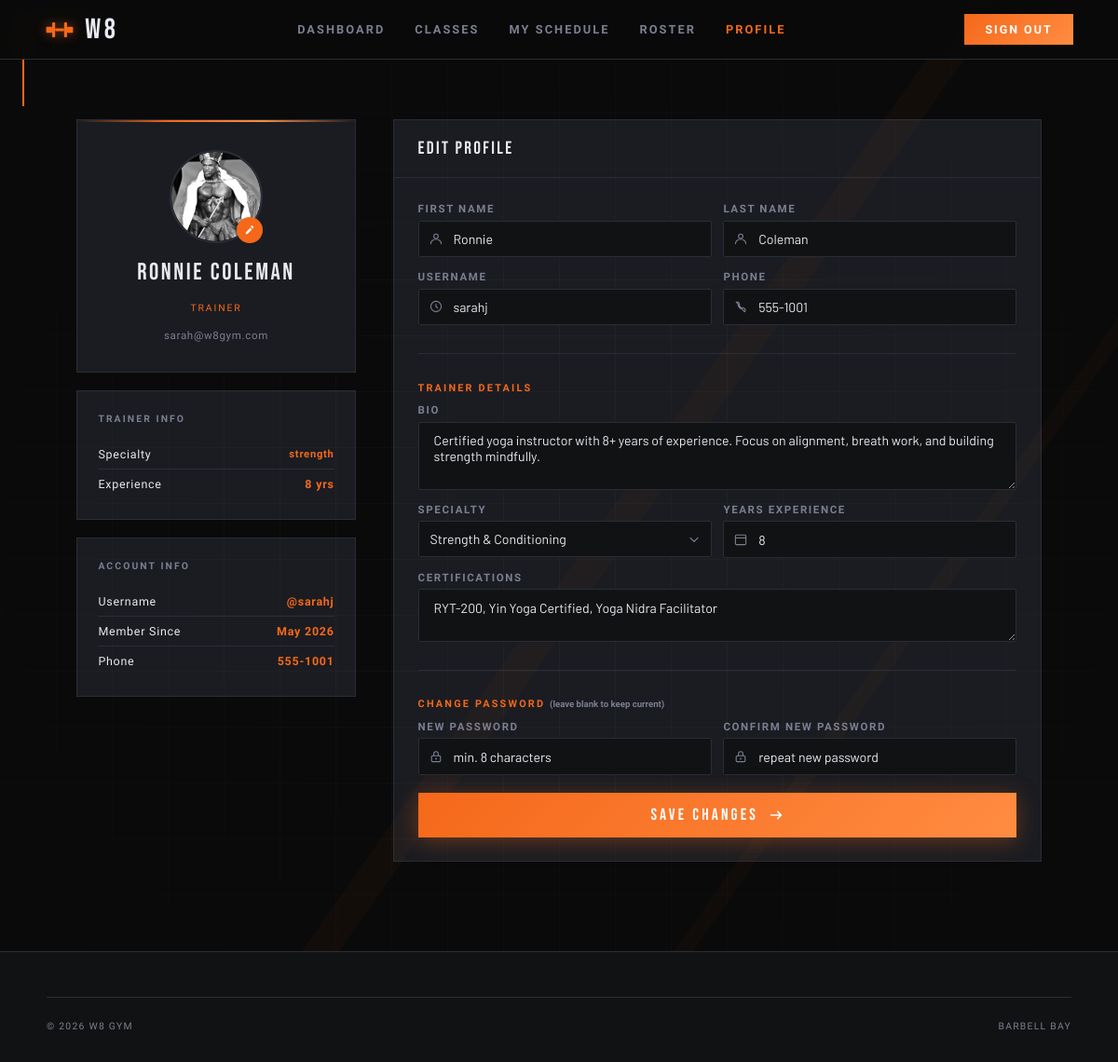
/pages/profile.php (signed in), run on an earlier commit of the app's database.
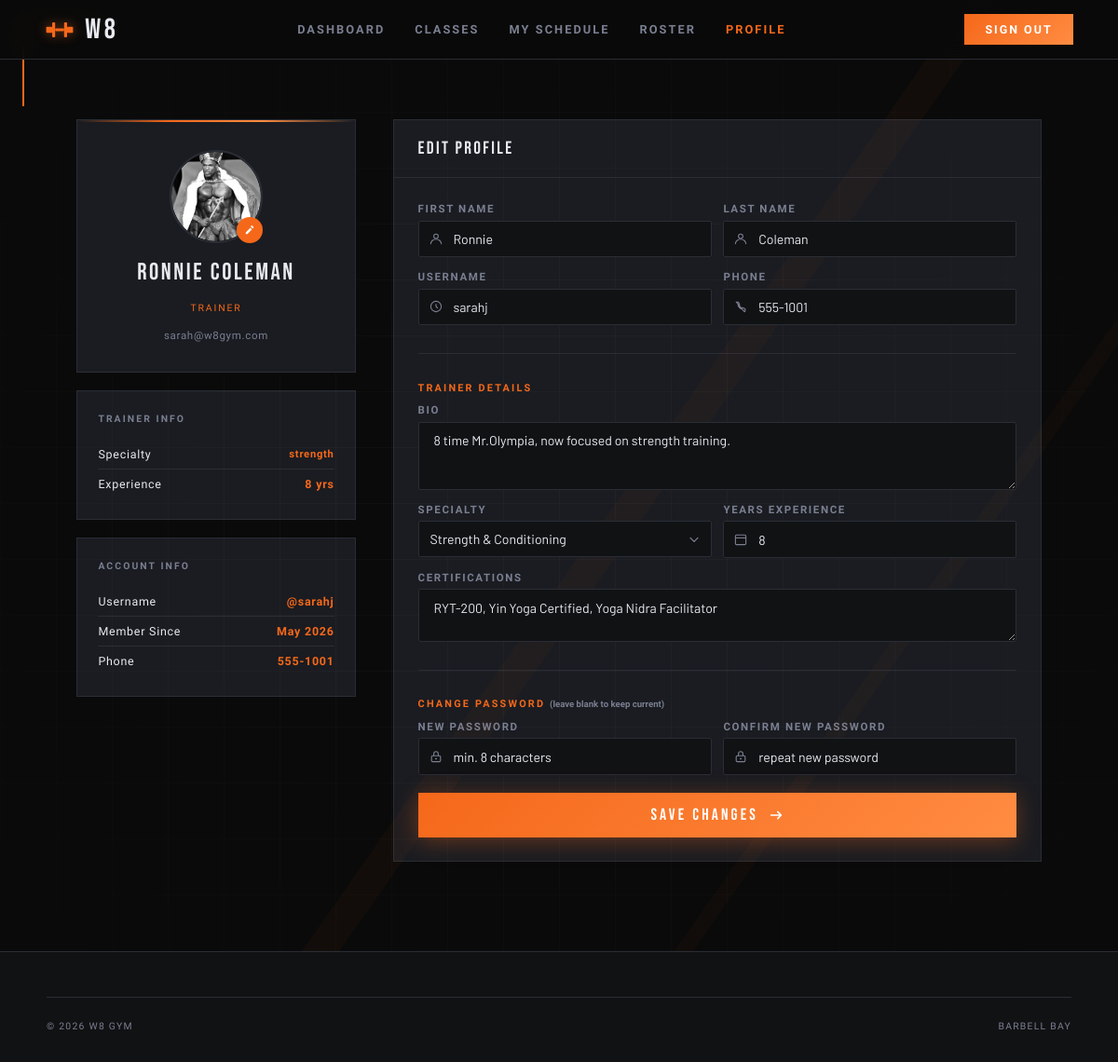
And on a later commit of the database.
### tables this page shows
CREATE TABLE trainer_profiles (
  user_id          INTEGER PRIMARY KEY,
  bio              TEXT    DEFAULT NULL,
  specialty        TEXT    DEFAULT NULL
                           CHECK (specialty IN (
                             'strength','cardio','yoga',
                             'crossfit','pilates','martial_arts','nutrition'
                           ) OR specialty IS NULL),
  certifications   TEXT    DEFAULT NULL,
  years_experience INTEGER DEFAULT 0,
  FOREIGN KEY (user_id) REFERENCES users(id) ON DELETE CASCADE
);

### includes/nav.php (called while the page is built, shortened)
<?php
$role = $role ?? null;
?>

### config/session.php (called while the page is built, shortened)
<?php
if (isset($_SESSION['id']) && !isset($_SESSION['user'])) {
    $db = get_db();
    $stmt = $db->prepare('SELECT id, username, email, first_name, last_name, photo_path, role FROM users WHERE id = ?');
    $stmt->execute([$_SESSION['id']]);
}
function current_user(): ?array {
    return $_SESSION['user'] ?? null;
}
function require_login(string $redirect = '../pages/sign_in.php'): array {
    $user = current_user();
    return $user;
}

### pages/profile.php (the view, shortened to what the changed rows need)
<?php
require_once __DIR__ . '/../config/session.php';
$user  = require_login();
$db    = get_db();
$role  = $user['role'];
$trainer_profile = null;
if ($role === 'trainer') {
    $stmt = $db->prepare('SELECT * FROM trainer_profiles WHERE user_id = ?');
    $stmt->execute([$user['id']]);
    $trainer_profile = $stmt->fetch();
}
?>
<!DOCTYPE html>
<html lang="en">
<head>
  <link rel="stylesheet" href="../css/base.css">
  <link rel="stylesheet" href="../css/components.css">
  <link rel="stylesheet" href="../css/profile.css">
</head>
<body>
  <?php
    require_once __DIR__ . '/../includes/nav.php';
  ?>
  <main class="page-wrap">
    <aside class="profile-sidebar">
      <?php if ($role === 'trainer' && $trainer_profile): ?>
      <aside class="sidebar-card">
        <div class="sidebar-card__title">Trainer Info</div>
        <div class="sidebar-stat">
          <span>Specialty</span>
          <span class="sidebar-stat__val" style="font-size:.7rem;"><?= htmlspecialchars($trainer_profile['specialty'] ?? '—') ?></span>
        </div>
        <div class="sidebar-stat">
          <span>Experience</span>
          <span class="sidebar-stat__val"><?= $trainer_profile['years_experience'] ?? 0 ?> yrs</span>
        </div>
      </aside>
      <?php endif; ?>
    </aside>
    <div class="profile-main">
      <section class="profile-section">
        <div class="profile-section__body">
          <form class="form" method="post" action="../actions/update_profile.php" enctype="multipart/form-data" novalidate>
            <?php if ($role === 'trainer'): ?>
            <hr class="form-divider">
            <p class="form-section-label">Trainer Details</p>
            <div class="field">
              <label class="field__label" for="bio">Bio</label>
              <div class="field__wrap">
                <textarea class="field__input" id="bio" name="bio" rows="3"
                          style="padding-left:1rem;resize:vertical;"
                          placeholder="Tell members about yourself..."><?= htmlspecialchars($trainer_profile['bio'] ?? '') ?></textarea>
              </div>
            </div>
            <div class="info-grid">
              <div class="field">
                <label class="field__label" for="specialty">Specialty</label>
                <div class="field__wrap field__wrap--select">
                  <select class="field__input field__input--select" id="specialty" name="specialty">
                    <?php
                    $specialties = [
                      'strength'     => 'Strength & Conditioning',
                      'cardio'       => 'Cardio & Endurance',
                      'yoga'         => 'Yoga & Flexibility',
                      'crossfit'     => 'CrossFit',
                      'pilates'      => 'Pilates',
                      'martial_arts' => 'Martial Arts',
                      'nutrition'    => 'Nutrition & Wellness',
                    ];
                    foreach ($specialties as $val => $label):
                      $sel = ($trainer_profile['specialty'] ?? '') === $val ? 'selected' : '';
                    ?>
                    <option value="<?= $val ?>" <?= $sel ?>><?= htmlspecialchars($label) ?></option>
                    <?php endforeach; ?>
                  </select>
                </div>
              </div>
              <div class="field">
                <label class="field__label" for="years_experience">Years Experience</label>
                <div class="field__wrap">
                  <input class="field__input" type="number" id="years_experience" name="years_experience" min="0" max="60"
                         value="<?= (int)($trainer_profile['years_experience'] ?? 0) ?>">
                </div>
              </div>
            </div>
            <div class="field">
              <label class="field__label" for="certifications">Certifications</label>
              <div class="field__wrap">
                <textarea class="field__input" id="certifications" name="certifications" rows="2"
                          style="padding-left:1rem;resize:vertical;"
                          placeholder="e.g. ISSA CPT, CrossFit Level 2..."><?= htmlspecialchars($trainer_profile['certifications'] ?? '') ?></textarea>
              </div>
            </div>
            <?php endif; ?>
          </form>
        </div>
      </section>
    </div>
  </main>
</body>
</html>

What changed in the data, as far as the page shows it:
changed trainer_profiles "strength": bio "Certified yoga instructor with 8+ years of experience. Focus on alignment, breath work, and building strength mindfully." → "8 time Mr.Olympia, now focused on strength training."
